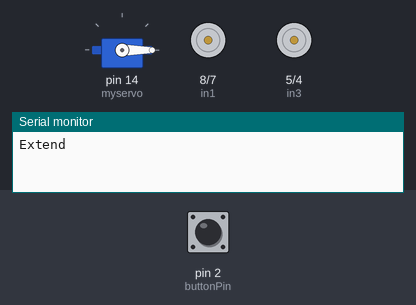
Recording of a sketch running on a simulated Arduino Uno, built with avr-gcc and run on an emulated ATmega328P. On the bench: servo, motor-driver pin pairs drawn as motors (green arrow = first pin HIGH = forward, orange = second pin HIGH = backward, longer = more drive, scaled by the enable pin), the last lines printed to the serial monitor. The test bench sets the inputs (shaded band); at power-on: pin 2 (buttonPin) HIGH.

Above: at 1.1 s.
At 10.2 s:
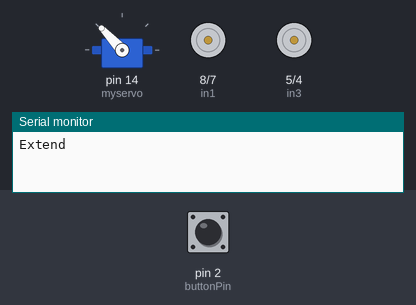
10.3 s: pin 2 (buttonPin) pulled LOW for 3 s
At 12.5 s:
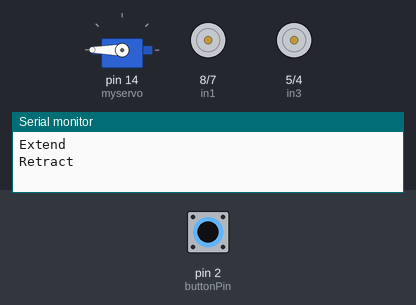
Timing chart, 0 to 34.3 s (numbered marks = the images above; inputs shaded):
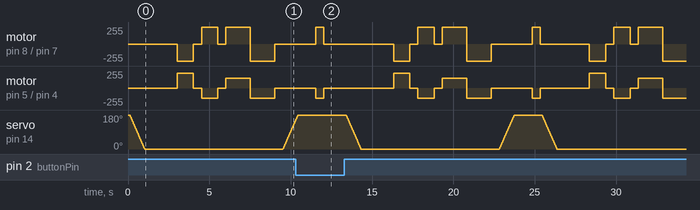

The sketch:

servo_test.ino
```cpp
#include <Servo.h>

Servo myservo;	// create servo object to control a servo
int pos = 0;	// variable to store the servo position
const int buttonPin = 2;
int base = 200;
int change = 200;

// Motor A connections
int enA = 15;
int in1 = 8;
int in2 = 7;
// Motor B connections
int enB = 3;
int in3 = 5;
int in4 = 4;

int speed = 150;

void setup()
{
	// attaches the servo on pin 10 to the servo object
  // while(!digitalRead(buttonPin)){}
  // Serial.println("Button");

  // Motors
	pinMode(enA, OUTPUT);
	pinMode(enB, OUTPUT);
	pinMode(in1, OUTPUT);
	pinMode(in2, OUTPUT);
	pinMode(in3, OUTPUT);
	pinMode(in4, OUTPUT);

  // Turn off motors - Initial state
	digitalWrite(in1, LOW);
	digitalWrite(in2, LOW);
	digitalWrite(in3, LOW);
	digitalWrite(in4, LOW);

  // Servo
  myservo.write(base);
  myservo.attach(14);
  myservo.write(base);
  pinMode(buttonPin, INPUT);

  Serial.begin(9600);

}

void loop()
{
  analogWrite(enA, speed-20);
	analogWrite(enB, speed+70);
  while(!digitalRead(buttonPin)) {}

  close();
  delay(2000);
  forward();
  delay(1000);

  stop();

  delay(500);

  backward();

  delay(1000);

  stop();

  delay(500);

  spin1();
  delay(1500);
  spin2();
  delay(1500);
  stop();
  delay(500);
  open();
  delay(500);
  backward();
  delay(500);

  stop();


}


void close()
{
	// // sweeps from 0 degrees to 180 degrees
	for(pos = base; pos >= base-change; pos -= 1)
	{
		myservo.write(pos);
		delay(5);
	}
  Serial.println("Extend");

}

void open()
{
	// sweeps from 180 degrees to 0 degrees
	for(pos = base-change ; pos<=base; pos+=1)
	{
		myservo.write(pos);
		delay(5);
	}
  delay(500);
  Serial.println("Retract");
}


void forward()
{
// Go forward
// Go forward


  // Turn on motor A & B
	digitalWrite(in1, LOW);
	digitalWrite(in2, HIGH);
	digitalWrite(in3, HIGH);
	digitalWrite(in4, LOW);

}

void stop()
{
  // stop on motor A & B
	digitalWrite(in1, LOW);
	digitalWrite(in2, LOW);
	digitalWrite(in3, LOW);
	digitalWrite(in4, LOW);
}

void spin1()
{

  // Turn on motor A & B
	digitalWrite(in1, HIGH);
	digitalWrite(in2, LOW);
	digitalWrite(in3, HIGH);
	digitalWrite(in4, LOW);

}

void spin2()
{

  // Turn on motor A & B
	digitalWrite(in1, LOW);
	digitalWrite(in2, HIGH);
	digitalWrite(in3, LOW);
	digitalWrite(in4, HIGH);

}

void backward()
{
  analogWrite(enA, 150);
	analogWrite(enB, 150);
    // Turn on motor A & B
	digitalWrite(in1, HIGH);
	digitalWrite(in2, LOW);
	digitalWrite(in3, LOW);
	digitalWrite(in4, HIGH);
}
```
